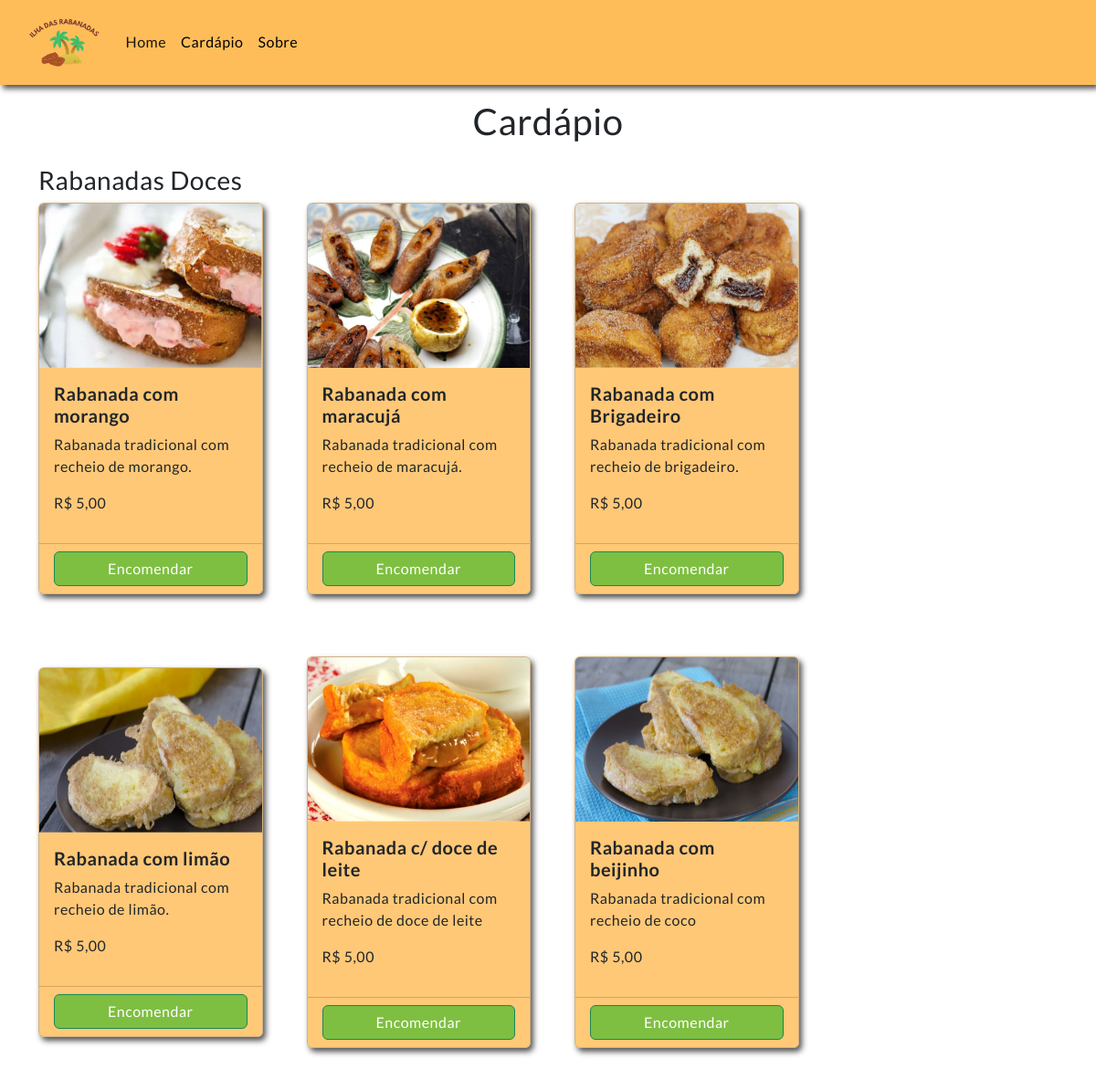
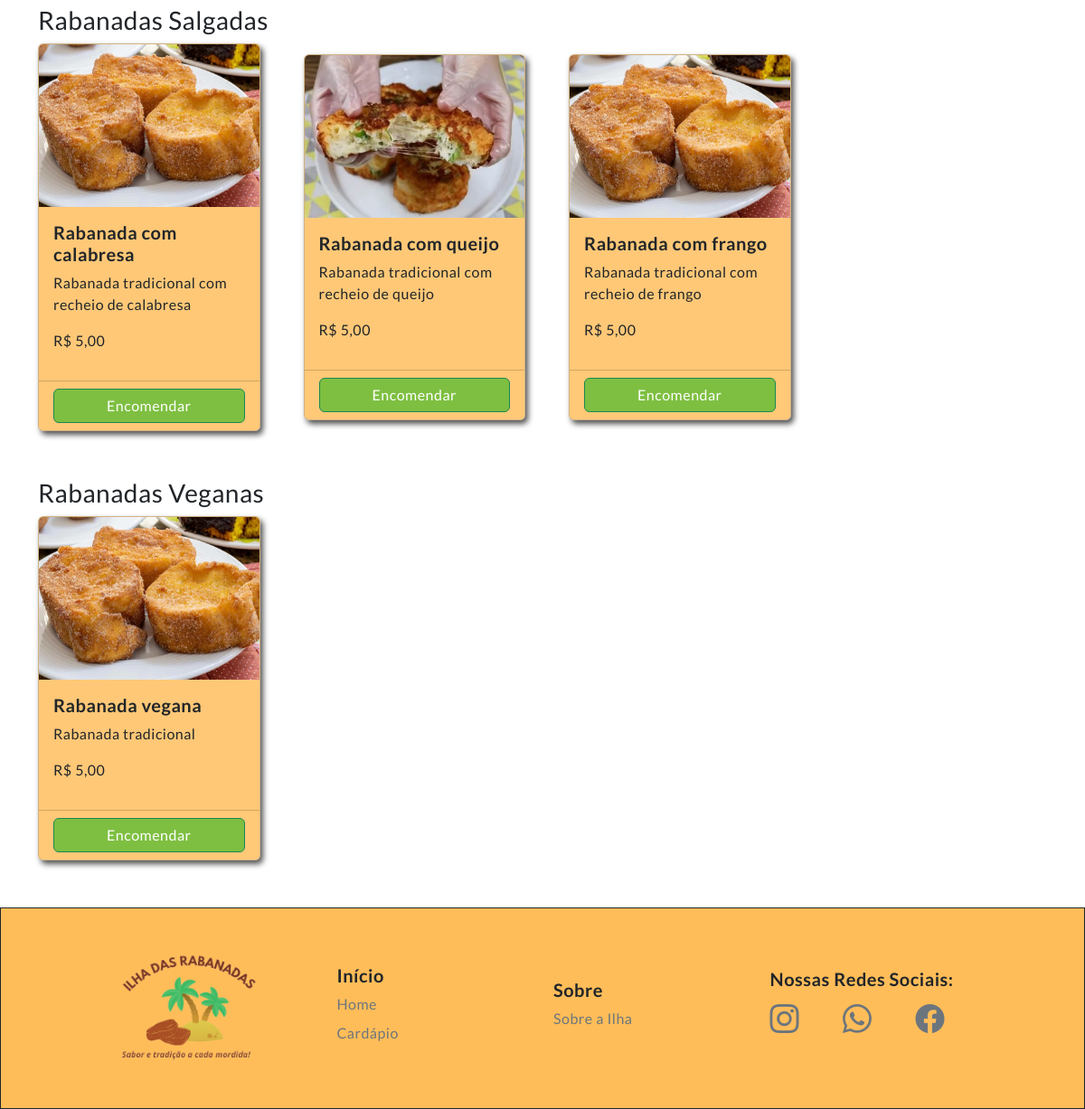
The app's page /produto/index (signed in) with its own data (2 pictures, top to bottom).
### tables this page shows
CREATE TABLE `produto` (
  `nomeProduto` varchar(100) DEFAULT NULL,
  `preco` varchar(20) DEFAULT NULL,
  `descricao` text DEFAULT NULL,
  `imagem` varchar(100) DEFAULT NULL,
  `idProduto` int(11) NOT NULL,
  `categoria` varchar(20) DEFAULT NULL
);

### app/Controllers/Produto.php (called while the page is built, shortened)
<?php
class Produto extends Upload
{
    private array $datas;
    private object $produtoDao;
    public function __construct()
    {
        $this->produtoDao = new \App\Helpers\ProdutoDao();
    }
    public function index()
    {
        $this->datas['products'] = $this->produtoDao->listProducts();
        $carregarView = new \Core\ConfigView("Produto/Cardapio", $this->datas);
        $carregarView->renderizar();
    }
}

### core/ConfigController.php (called while the page is built, shortened)
<?php
class ConfigController
{
  private string $urlMetodo;
  public function __construct()
  {
    if (!empty(filter_input(INPUT_GET, 'url', FILTER_DEFAULT))) {
      $this->url = filter_input(INPUT_GET, 'url', FILTER_DEFAULT);
      $this->urlConjunto = explode("/", $this->url);
      if ((isset($this->urlConjunto[0])) and (isset($this->urlConjunto[1]))) {
        $this->urlMetodo = $this->urlConjunto[1];
      } else {
        $this->urlController = "home";
        $this->urlMetodo = "index";
      }
    } else {
      $this->urlController = "Home";
      $this->urlMetodo = "index";
    }
  }
  public function carregar()
  {
    $metodo = $this->urlMetodo;
    $classeCarregar = new $classe;
    $classeCarregar->$metodo();
  }
}

### index.php (called while the page is built, shortened)
<?php
$url = new Core\ConfigController();
$url->carregar();

### app/Models/ProdutoModel.php (called while the page is built, shortened)
<?php
class ProdutoModel extends Conn
{
    private object $conn;
    public function __construct()
    {
        $this->conn = $this->connect();
    }
    public function listProducts()
    {
        $query = "SELECT * FROM `produto`";
        $stmt = $this->conn->prepare($query);
        $stmt->execute();
        return   $stmt->fetchAll();
    }
}

### app/Models/Conn.php (called while the page is built, shortened)
<?php
class Conn
{
    private string $dbName = "rabanada";
    private string $host = "localhost";
    private string $user = "root";
    private string $password = "";
    protected function connect()
    {
        try {
            $this->connect = new PDO(
                'mysql:host=' .
                    $this->host . ';dbname=' .
                    $this->dbName,
                $this->user,
                $this->password
            );
            return $this->connect;;
        } catch (Exception $ex) {
            die("ERR: CONTATE O ADM->>$ex");
        }
    }
}

### app/Helpers/ProdutoDao.php (called while the page is built, shortened)
<?php
class ProdutoDao
{
    private object $produtoModel;
    public function __construct()
    {
        $this->produtoModel = new \App\Models\ProdutoModel();
    }
    public function listProducts()
    {
        $produtos = $this->produtoModel->listProducts();
        return $produtos;
    }
}

### app/Views/Produto/produto.php (the view)
<div class="card">
    <div class="card-img"><img class="card-img-top " src="<?php echo $imagem; ?>" alt="Title"></div>
    <div class="card-body ">
        <h5 class="card-title fw-bold"><?php echo $nomeProduto; ?></h5>
        <p class="card-text"><?php echo $descricao; ?></p>
        <p><?php echo $preco; ?></p>
    </div>
    <div class="card-footer d-flex align-items-center justify-content-center gap-2">
        <a id="edit" href="../carrinho/index?id=<?php echo $idProduto; ?>"><button class="btn btn-success">Encomendar</button></a>
    </div>
</div>

### app/Views/Produto/Cardapio.php (shortened to what this page needs)
<!doctype html>
<html lang="pt-br">
<head>
    <link href="https://cdn.jsdelivr.net/npm/bootstrap@5.2.1/dist/css/bootstrap.min.css" rel="stylesheet">
    <link rel="stylesheet" href="<?php echo CSS; ?>/produto/cardapio.css">
    <link rel="stylesheet" href="<?php echo CSS_PADRAO; ?>">
    <link rel="stylesheet" href="https://cdn.jsdelivr.net/npm/bootstrap-icons@1.10.3/font/bootstrap-icons.css">
</head>
<body>
    <main>
        <h1 class="text-center">Cardápio</h1>
        <div class="container">
            <div id="doces">
                <h3>Rabanadas Doces</h3>
                <div class="d-flex flex-row  align-items-center  flex-wrap gap-5 ">
                    <?php
                    foreach ($this->datas["products"] as $produto) {
                        extract($produto);
                        if ($categoria === "Doce") {
                            include './app/Views/Produto/produto.php';
                        }
                    } ?>
                </div>
            </div>
            <div id="Salgados">
                <h3>Rabanadas Salgadas</h3>
                <div class="d-flex flex-row  align-items-center  flex-wrap gap-5 ">
                    <?php
                    foreach ($this->datas["products"] as $produto) {
                        extract($produto);
                        if ($categoria === "Salgado") {
                            include './app/Views/Produto/produto.php';
                        }
                    } ?>
                </div>
            </div>
            <div id="Vegana">
                <h3>Rabanadas Veganas</h3>
                <div class="d-flex flex-row  align-items-center  flex-wrap gap-5 ">
                    <?php
                    foreach ($this->datas["products"] as $produto) {
                        extract($produto);
                        if ($categoria === "Vegana") {
                            include './app/Views/Produto/produto.php';
                        }
                    } ?>
                </div>
            </div>
        </div>
    </main>
</body>
</html>

### public/css/produto/cardapio.css (style rules this page uses)
main { background-color: white; margin-top: 0px !important; padding: 1em 0em; }
.container>div { padding: 1em 0em; }
.card { width: 22%; box-shadow: 3px 5px 3px 0px #0000004a; margin-bottom: 2em; }
.card-img { height: 180px; }
.card-img-top { height: 100%; }
.card-body { background-color: #ffbd5991; }
.card-footer { background-color: #ffbd5991; }
.card-footer>a { width: 100%; }

### public/css/style.css (style rules this page uses)
* { font-family: "lato"; letter-spacing: 0.5px; }
:root { --background-principal: #ffbd59; --btn-background: #7ebf41; --hover: #247137; --card-background: #ffbd5991; }
main { margin-top: 20px; }
.card { background-color: var(--card-background); box-shadow: 3px 4px 6px #000000b0; margin-bottom: 20px; }
.card-footer { width: 100%; }
.card-footer>a>.btn { width: 100%; background-color: var(--btn-background); }

### records on screen
produto: imagem (picture), nomeProduto "Rabanada com morango", descricao "Rabanada tradicional com recheio de morango.", preco "R$ 5,00"
produto: imagem (picture), nomeProduto "Rabanada com maracujá", descricao "Rabanada tradicional com recheio de maracujá.", preco "R$ 5,00"
produto: imagem (picture), nomeProduto "Rabanada com Brigadeiro", descricao "Rabanada tradicional com recheio de brigadeiro.", preco "R$ 5,00"
produto: imagem (picture), nomeProduto "Rabanada com limão", descricao "Rabanada tradicional com recheio de limão.", preco "R$ 5,00"
produto: imagem (picture), nomeProduto "Rabanada c/ doce de leite", descricao "Rabanada tradicional com recheio de doce de leite", preco "R$ 5,00"
produto: imagem (picture), nomeProduto "Rabanada com beijinho", descricao "Rabanada tradicional com recheio de coco", preco "R$ 5,00"
produto: imagem (picture), nomeProduto "Rabanada com calabresa", descricao "Rabanada tradicional com recheio de calabresa", preco "R$ 5,00"
produto: imagem (picture), nomeProduto "Rabanada com queijo", descricao "Rabanada tradicional com recheio de queijo", preco "R$ 5,00"
produto: imagem (picture), nomeProduto "Rabanada com frango", descricao "Rabanada tradicional com recheio de frango", preco "R$ 5,00"
produto: imagem (picture), nomeProduto "Rabanada vegana", descricao "Rabanada tradicional", preco "R$ 5,00"
